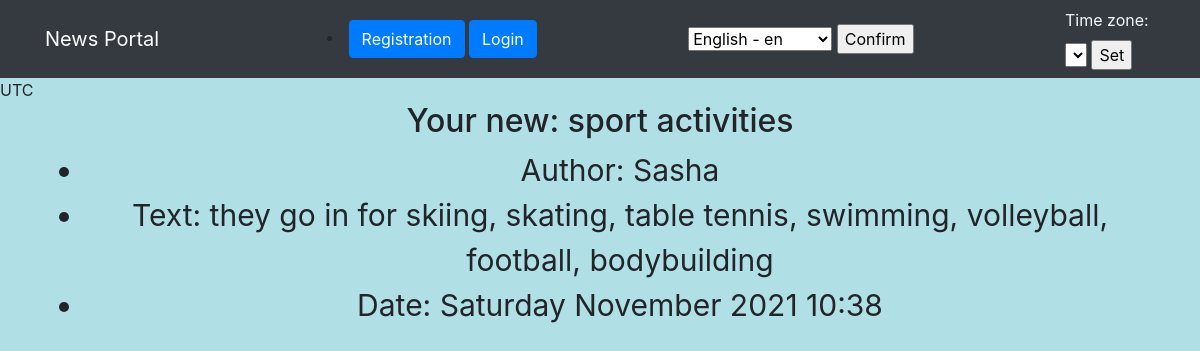
The page /news/1/ on the database its author committed.
### NewsApp/models.py (models this page shows, shortened)
class Post(models.Model):
    author = models.ForeignKey(Author,on_delete=models.CASCADE)
    News = "NW"
    Article = 'AR'
    TYPES = (
        (News, 'Новость'),
        (Article, 'Статья')
    )
    category_type = models.CharField(choices=TYPES, max_length=2, default=Article)
    date_time = models.DateTimeField(auto_now_add=True)
    header = models.CharField(max_length=64)
    text = models.CharField(max_length=128)
    rating = models.IntegerField(default=0)
    post_category = models.ManyToManyField(Category, through="PostCategory")

class Author(models.Model):
    author_name = models.OneToOneField(User, max_length=64, on_delete=models.CASCADE, related_name='author')
    author_rating = models.IntegerField(default=0)
    count_post = models.IntegerField(default=0, null=True, blank=True)
    is_blocked = models.BooleanField(default=False,null=True, blank=True)

### NewsApp/views.py (the view)
# urls.py: path('<int:pk>/', (NewDetailView.as_view()), name='new_detail'),
class NewDetailView(DetailView):
    model = Post
    context_object_name = 'new'
    template_name = 'news_app/new_detail.html'
    queryset = Post.objects.all()
    def get_object(self, *args, **kwargs):
        obj = cache.get(f'new-{self.kwargs["pk"]}', None) # кэш очень похож на словарь, и метод get действует также. Он забирает значение по ключу, если его нет, то забирает None.
        if not obj: # если объекта нет в кэше, то получаем его и записываем в кэш
            obj = super().get_object(*args, **kwargs)
            if obj.category_type != 'NW': # если новость является статьей
                cache.set(f'new-{self.kwargs["pk"]}', obj)
        return obj

### NewsApp/templatetags/custom_filters.py (called while the page is built)
@register.filter(name='Censor')
def Censor(text):
    text = str(text).lower().split(' ')
    List_of_bad_words = [
        'мразь','гнилой','пожилой','каворкинг','бомж','изнасиловал'
    ]
    edited_text = ''
    for word in text:
        if word not in List_of_bad_words:
            edited_text += word + ' '
    return str(edited_text)

### templates/news_app/new_detail.html (shortened to what this page needs)
{% extends 'flatpages/default.html' %}
{% load i18n %}
{% load custom_filters %}
{% block content %}
    {% if new %}
        <h2>{% trans "Ваша новость:" %} {{ new.header|Censor }}</h2>
        <ul style="font-size: 30px;">
            <li>
                {% trans "Автор:" %} {{new.author.author_name }}
            </li>
            <li>
                {% trans "Текст:" %} {{new.text|Censor}}
            </li>
            <li>
                {% trans "Дата:" %} {{new.date_time|date:'l F Y G:i'}}
            </li>
        </ul>
    {% else %}
        <h4>{% trans "Нет такой новости!" %}</h4>
    {% endif %}
{% endblock content %}

### rows shown on the page
Post: header|Censor "sport activities", author.author_name "Sasha", text|Censor "they go in for skiing, skating, table tennis, swimming, volleyball, football, bodybuilding", date_time "Saturday November 2021 10:38"

### other values the page prints
{{ TIME_ZONE }} "UTC"
form field language "English - en"
